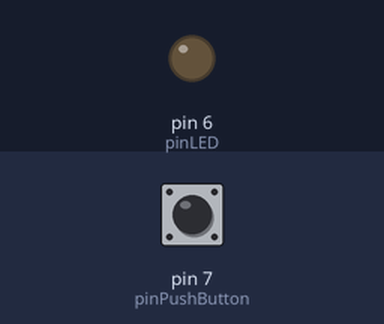
Bench run of a sketch on a simulated Arduino Uno, built with avr-gcc and run on an emulated ATmega328P. On the bench: output pins drawn as LEDs (lit = HIGH). The test bench sets the inputs (shaded band); at power-on: pin 7 (pinPushButton) HIGH.

Above: at 1.2 s.
1.3 s: pin 7 (pinPushButton) pulled LOW for 0.15 s
At 2.3 s:
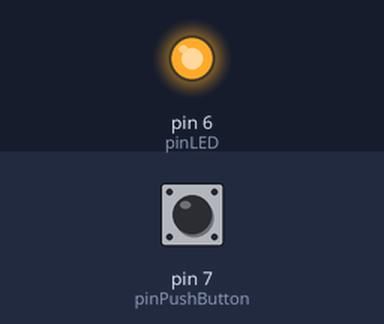
2.9 s: pin 7 (pinPushButton) pulled LOW for 1 s
At 3.5 s:
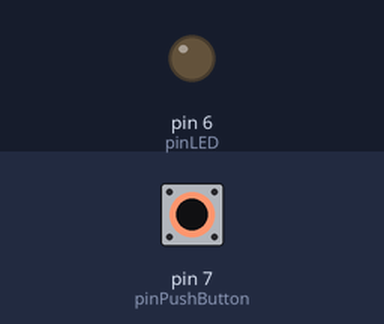
5.4 s: pin 7 (pinPushButton) pulled LOW for 3.2 s
At 6.6 s:
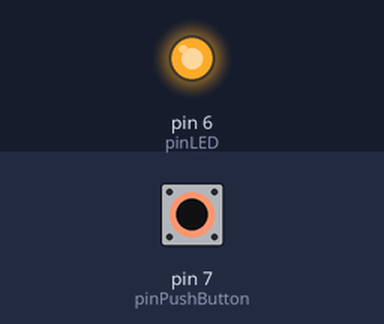
Timing chart, 0 to 8.4 s (numbered marks = the images above; inputs shaded):
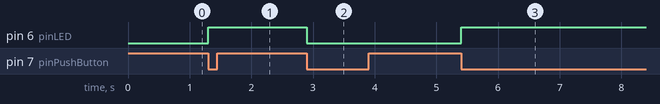

The sketch:

Nhan_nut_tat_mo_LED.ino
```cpp
/* Nhấn nút 1 lần thì đèn sáng, nhấn 1 lần nữa thì đèn tắt */
int pinPushButton = 7;
int pinLED = 6;
bool LED_Ok = false;

void setup() {
  pinMode(pinPushButton, INPUT);
  pinMode(pinLED, OUTPUT);
}

void loop() {
  int pushButtonState = digitalRead(pinPushButton);
  while (pushButtonState == 1) {
    pushButtonState = digitalRead(pinPushButton);
    if (pushButtonState == 0){
      LED_Ok = !LED_Ok;
    }
  }
  digitalWrite(pinLED, LED_Ok);
  delay(100);
}
```

Measured:
- after the input at 1.3 s, pin 6 (pinLED): LOW → HIGH at once
- after the input at 2.9 s, pin 6 (pinLED): HIGH → LOW at once
- after the input at 5.4 s, pin 6 (pinLED): LOW → HIGH at once
